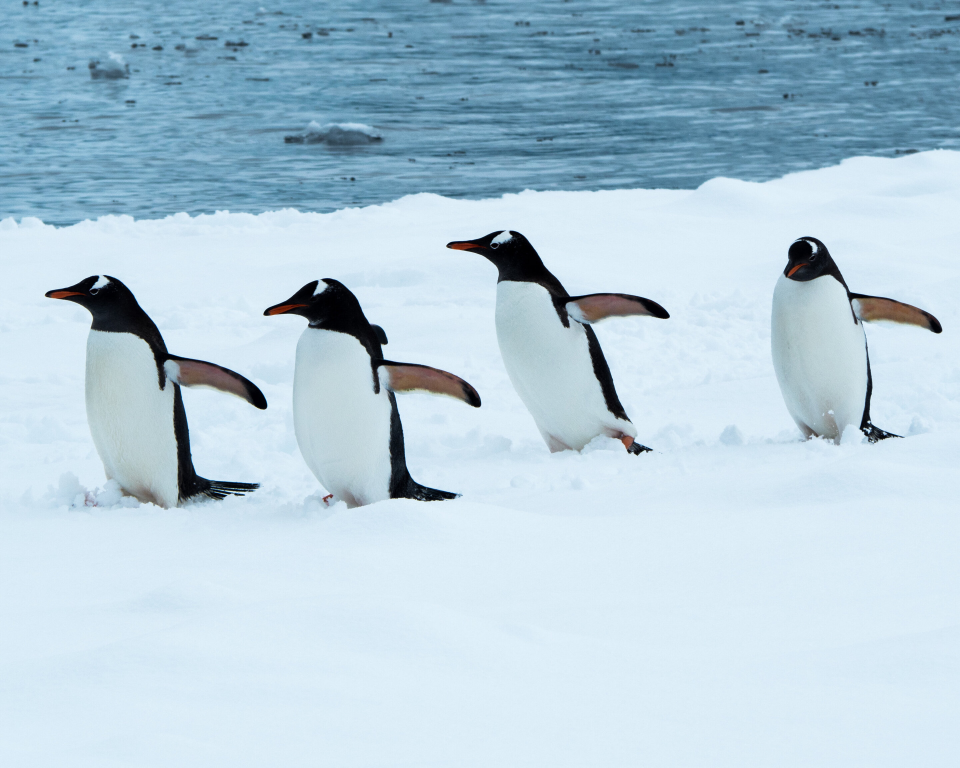
#> input picture lab1-2/penquin.jpg, 2880 x 2303 px (shown at 1/3 size)
$ python opencv_histogram_equalization.py
#> lines starting #> are read from the running program, lines starting #| are printed output that depends on the picture
#!/usr/bin/python
# coding:utf-8

import cv2
import numpy as np

image = cv2.imread('penquin.jpg')
#> image is the input picture: shape (2303, 2880, 3); mean B, G, R 218.1, 203.7, 179.2
gray = cv2.cvtColor(image, cv2.COLOR_BGR2GRAY)
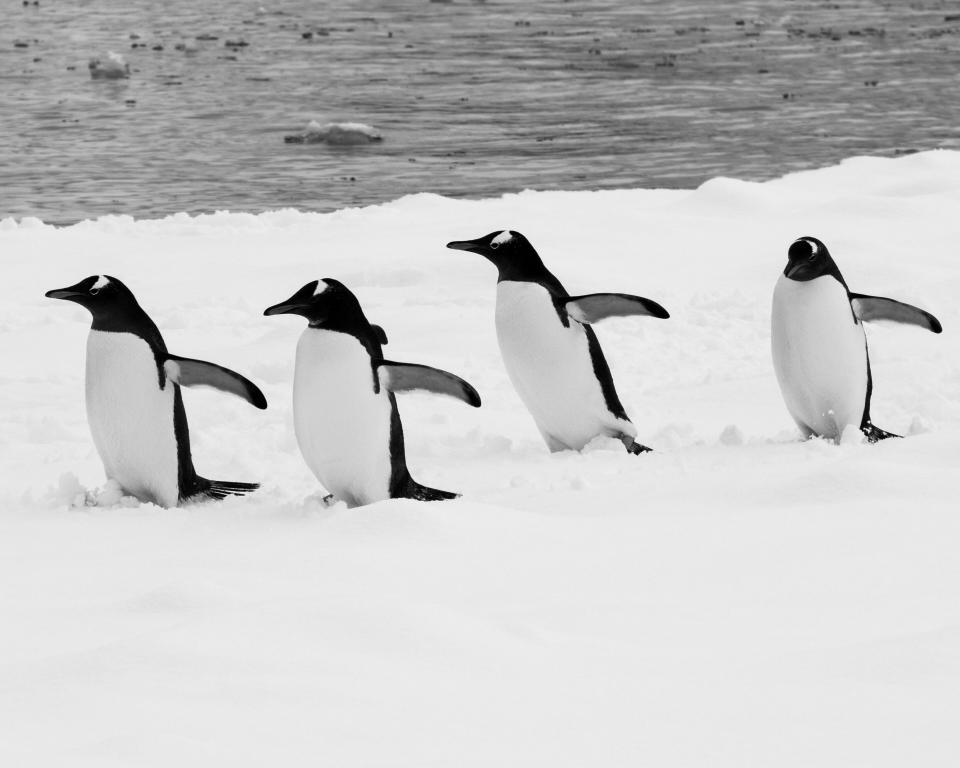
#> gray: shape (2303, 2880) (shown at 1/3 size); min 0, max 252, mean 198
cv2.imwrite("gray_demo.jpg", gray)
gray_demo = cv2.imread("gray_demo.jpg")
#> gray_demo: shape (2303, 2880, 3); min 0, max 255, mean 198.1

eq = cv2.equalizeHist(gray)
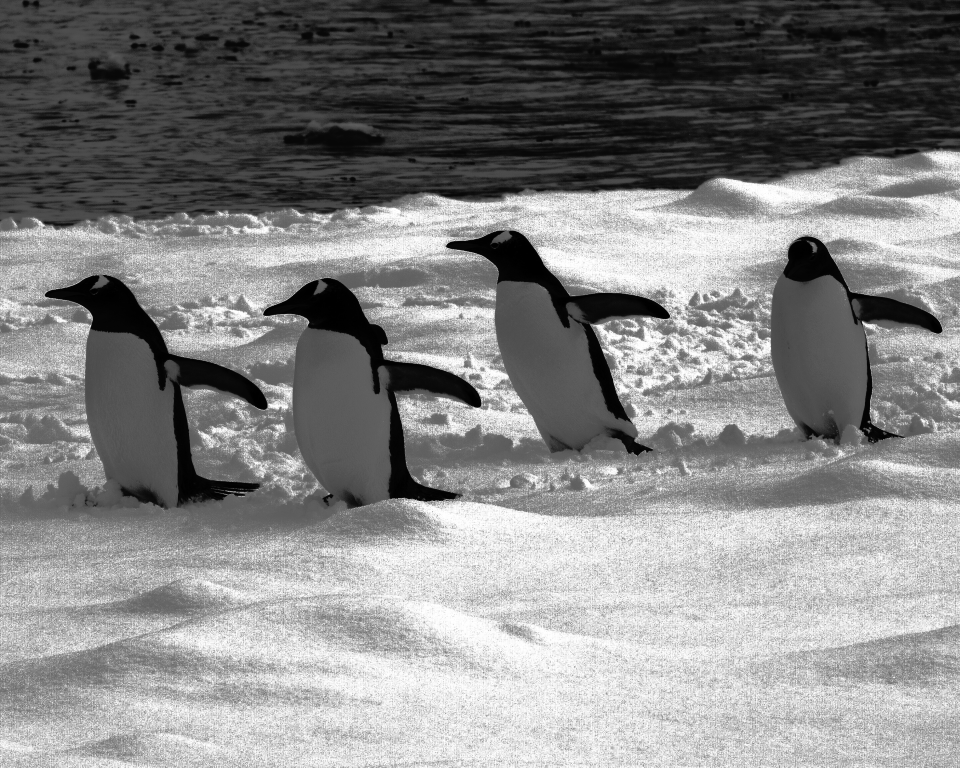
#> eq: shape (2303, 2880) (shown at 1/3 size); min 0, max 255, mean 133.2
cv2.imwrite("eq_processed.jpg", eq)
eq_new_1 = cv2.imread("eq_processed.jpg")
#> eq_new_1: shape (2303, 2880, 3); min 0, max 255, mean 133.2
newimg_1 = cv2.resize(image, (600, 400))
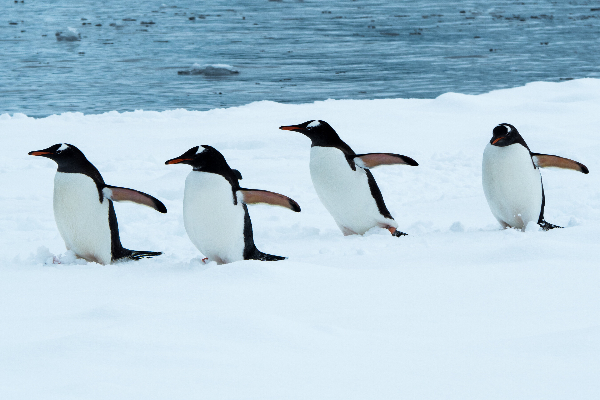
#> newimg_1: shape (400, 600, 3); mean B, G, R 218, 203.6, 179.1
newimg_2 = cv2.resize(gray_demo, (600, 400))
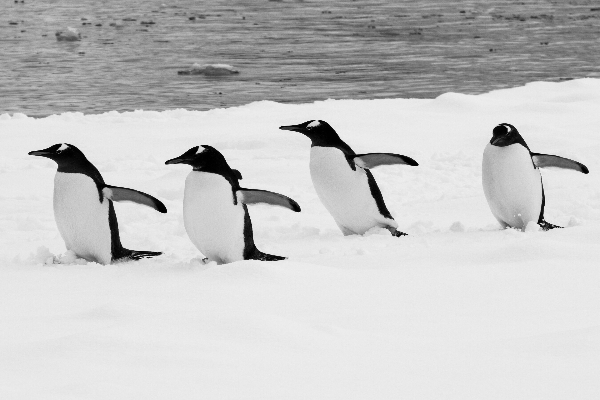
#> newimg_2: shape (400, 600, 3); min 0, max 244, mean 198
newimg_3 = cv2.resize(eq_new_1, (600, 400))
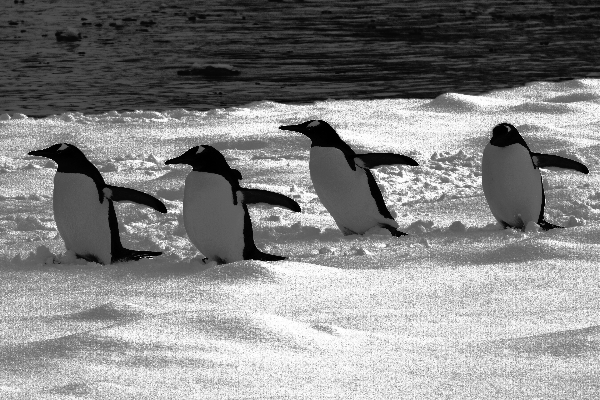
#> newimg_3: shape (400, 600, 3); min 0, max 255, mean 133.1
imghstack = np.hstack((newimg_1, newimg_2, newimg_3))
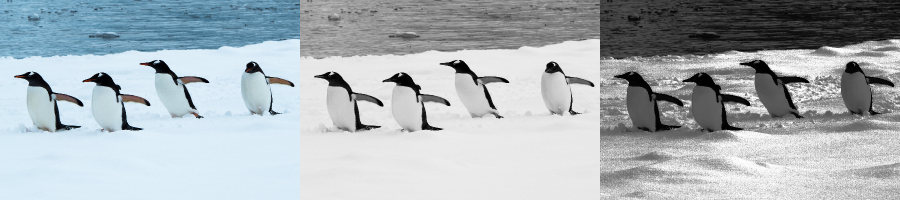
#> imghstack: shape (400, 1800, 3) (shown at 1/2 size); mean B, G, R 183, 178.2, 170.1
cv2.namedWindow("imghstack")
cv2.imshow("imghstack",imghstack)


if(cv2.waitKey(0)==27):
#> (key Esc is pressed here)
    cv2.destroyAllWindows()
